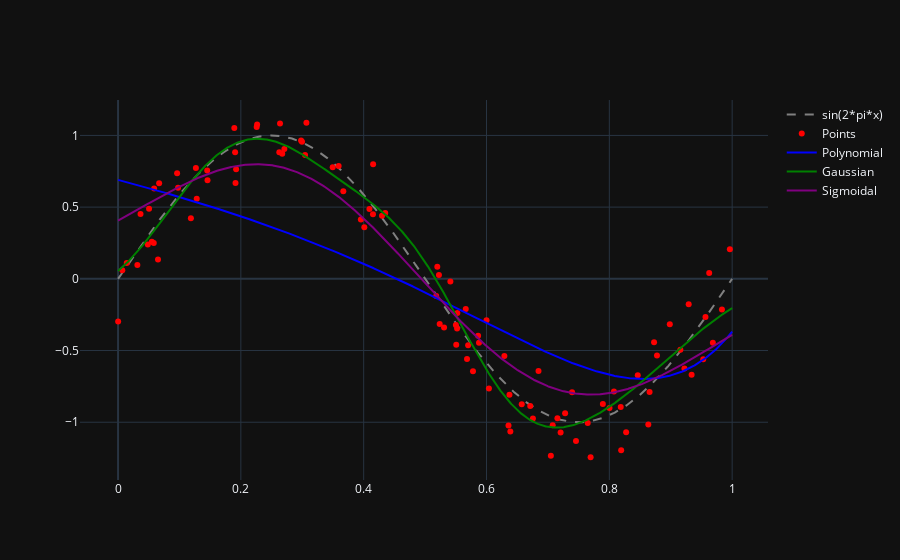

Write notebook code for a chart like this one.
### Code cell
fun['h_pol'] = model_p.h(fun['x'])
fun['h_gau'] = model_g.h(fun['x'])
fun['h_sig'] = model_s.h(fun['x'])
fig = py.graph_objs.Figure()
fig.add_scatter(x=fun['x'], y=fun['sin'], name=str(gen_function), line_dash='dash', line_color='gray')
fig.add_scatter(x=my_data[0], y=my_data[1], name='Points', mode='markers', marker_color='red')
fig.add_scatter(x=fun['x'], y=fun['h_pol'], name='Polynomial', line_color='blue')
fig.add_scatter(x=fun['x'], y=fun['h_gau'], name='Gaussian', line_color='green')
fig.add_scatter(x=fun['x'], y=fun['h_sig'], name='Sigmoidal', line_color='purple')
fig.show()

### Figure 1 — Plotly figure (JSON) as saved in the notebook; plotly's stock layout.template omitted (floating-point values rounded to 4 significant figures; data arrays with more than 128 entries replaced by an {"elided": "..."} marker saying what was removed)
{"data": [{"line": {"color": "gray", "dash": "dash"}, "name": "sin(2*pi*x)", "x": {"elided": "1000 float values"}, "y": {"elided": "1000 float values"}, "type": "scatter"}, {"marker": {"color": "red"}, "mode": "markers", "name": "Points", "x": [0.1913, 0.2996, 0.1186, 0.6039, 0.7393, 0.8776, 0.7695, 0.8274, 0.5683, 0.9529, 0.578, 0.2265, 0.5878, 0.6388, 0.2626, 0.3067, 0.8729, 0.9686, 0.3592, 0.7648, 0.728, 0.5181, 0.6574, 0.9834, 0.7048, 0.8003, 0.401, 0.006969, 0.09617, 0.0001746, 0.6358, 0.4094, 0.5863, 0.6291, 0.3669, 0.1281, 0.01423, 0.7155, 0.5701, 0.4298, 0.2257, 0.1268, 0.934, 0.09777, 0.9223, 0.5507, 0.8463, 0.3495, 0.5238, 0.6756, 0.2708, 0.2674, 0.9626, 0.2638, 0.6847, 0.055, 0.1923, 0.7078, 0.9157, 0.5225, 0.8186, 0.8075, 0.9292, 0.4154, 0.298, 0.1893, 0.06504, 0.8635, 0.1457, 0.8655, 0.3954, 0.9962, 0.3046, 0.5199, 0.05051, 0.03662, 0.4351, 0.7457, 0.1906, 0.4151, 0.04845, 0.7894, 0.03144, 0.8193, 0.8985, 0.5309, 0.9566, 0.1452, 0.5525, 0.5411, 0.6712, 0.5521, 0.7206, 0.05818, 0.5662, 0.6, 0.06692, 0.05878, 0.6374, 0.5501], "y": [0.668, 0.9567, 0.422, -0.7655, -0.7907, -0.5343, -1.244, -1.069, -0.5595, -0.5612, -0.6442, 1.075, -0.4454, -1.065, 0.8834, 1.088, -0.4427, -0.4455, 0.7875, -1.006, -0.9372, -0.1205, -0.8745, -0.2138, -1.234, -0.9015, 0.3591, 0.05918, 0.7366, -0.2968, -1.023, 0.4873, -0.3976, -0.5387, 0.61, 0.5579, 0.1107, -0.9719, -0.464, 0.4401, 1.058, 0.7727, -0.6684, 0.6357, -0.625, -0.4594, -0.673, 0.7789, -0.3151, -0.9736, 0.9046, 0.8723, 0.04003, 1.084, -0.6435, 0.2583, 0.7634, -1.021, -0.4943, 0.0271, -0.8932, -0.7856, -0.1771, 0.7984, 0.9644, 1.053, 0.1345, -1.015, 0.6871, -0.7884, 0.4131, 0.2066, 0.8636, 0.08442, 0.4879, 0.4513, 0.4587, -1.132, 0.8835, 0.45, 0.2396, -0.8726, 0.09637, -1.196, -0.3176, -0.3394, -0.2668, 0.7554, -0.2391, -0.01895, -0.8866, -0.3465, -1.072, 0.25, -0.21, -0.2891, 0.6668, 0.6305, -0.8085, -0.3221], "type": "scatter"}, {"line": {"color": "blue"}, "name": "Polynomial", "x": {"elided": "1000 float values"}, "y": {"elided": "1000 float values"}, "type": "scatter"}, {"line": {"color": "green"}, "name": "Gaussian", "x": {"elided": "1000 float values"}, "y": {"elided": "1000 float values"}, "type": "scatter"}, {"line": {"color": "purple"}, "name": "Sigmoidal", "x": {"elided": "1000 float values"}, "y": {"elided": "1000 float values"}, "type": "scatter"}], "layout": {}}
